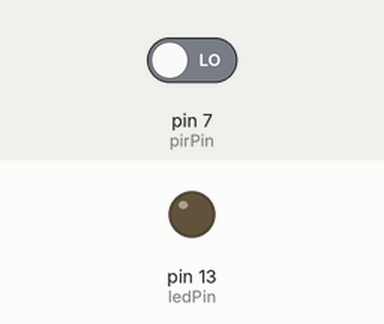
A sketch run on a simulated Arduino Uno, built for the host (arithmetic inside an expression is 32-bit, double 64-bit). Shown: output pins drawn as LEDs (lit = HIGH). The test bench sets the inputs (shaded band); at power-on: pin 7 (pirPin) LOW. WiFi joins after 1.5 s; servers stay silent unless stated; web services answer with replies made up by the test bench; pins used as bus, display or sensor lines are not drawn; what the sketch prints to the serial monitor is not drawn.

Above: at 13.7 s.
13.8 s: pin 7 (pirPin) driven HIGH
At 14.7 s:
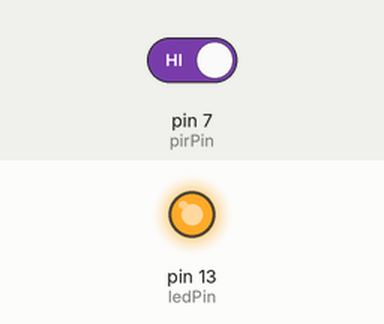
15.3 s: pin 7 (pirPin) driven LOW
At 15.9 s:
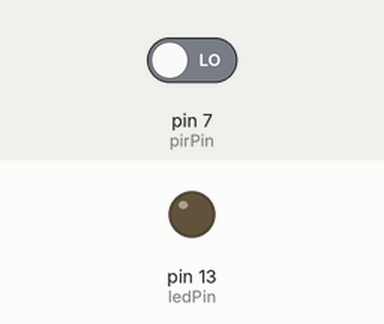
Timing chart, 0 to 18.3 s (numbered marks = the images above; inputs shaded):
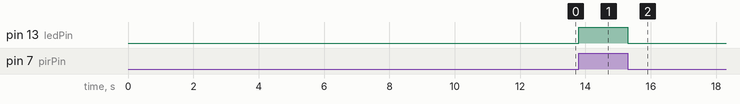

The sketch:

T1_GodzillaRoom_Lightsout_twitter.ino
```cpp
// (licence header left out)
 /////PUSHINGBOX Setup/////
#include <SPI.h>
#include <Ethernet.h>
byte mac[] = { 0x00, 0xAA, 0xBB, 0xCC, 0xDE, 0x19 };   // Be sure this address is unique in your network
//Your secret DevID from PushingBox.com. You can use multiple DevID  on multiple Pin if you want
#define DEVID1 "v6B989832F43952A"        //Scenario : "Lights on Baby!"
#define DEVID2 "v98C2317AB7D9236"        //Scenario : "Lights out Baby!"
// Debug mode
#define DEBUG true
char serverName[] = "api.pushingbox.com";
boolean pirPinState = false;
EthernetClient client;
//the time we give the sensor to calibrate (10-60 secs according to the datasheet)
int calibrationTime = 10;
//the time when the sensor outputs a low impulse
long unsigned int lowIn;
//the amount of milliseconds the sensor has to be low
//before we assume all motion has stopped
long unsigned int pause = 900000;///15 mins
boolean lockLow = true;
boolean takeLowTime;

int pirPin = 7;    //the digital pin connected to the PIR sensor's output
int powertail = 6; //Power Switch Tail for + connection
int ledPin = 13; //debug LED

///SETUP///

void setup(){
  Serial.begin(9600);
  pinMode(pirPin, INPUT);
  pinMode(ledPin, OUTPUT);
  pinMode(powertail, OUTPUT);
  digitalWrite(pirPin, LOW);
 if (Ethernet.begin(mac) == 0) {
    Serial.println("Failed to configure Ethernet using DHCP");
    // no point in carrying on, so do nothing forevermore:
    while(true);
  }
  else{
    Serial.println("Ethernet ready");
  }
  // give the Ethernet shield a second to initialize:
  delay(1000);
  //give the sensor some time to calibrate
    Serial.print("calibrating sensor ");
      for(int i = 0; i < calibrationTime; i++){
        Serial.print(".");
        delay(1000);
        }
    Serial.println(" done");
    Serial.println("SENSOR ACTIVE");
  }

///LOOP///

void loop(){

     if(digitalRead(pirPin) == HIGH){
       digitalWrite(ledPin, HIGH);   //the led visualizes the sensors output pin state
        //Sending request to PushingBox when the pin is HIGH
       if(lockLow){
         //makes sure we wait for a transition to LOW before any further output is made:
         lockLow = false;
         digitalWrite(6, HIGH); // Turn the Powertail on
         Serial.println("---");
         Serial.println("Switch ON");
         Serial.print("motion detected at ");
         Serial.print(millis()/1000);
         Serial.println(" sec");
        sendToPushingBox(DEVID1); //Send message to Pushingbox to Tweet about it
         delay(50);
         }
         takeLowTime = true;
       }

     if(digitalRead(pirPin) == LOW){
       digitalWrite(ledPin, LOW);  //the led visualizes the sensors output pin state

       if(takeLowTime){
        lowIn = millis();          //save the time of the transition from high to LOW
        takeLowTime = false;       //make sure this is only done at the start of a LOW phase
        }
       //if the sensor is low for more than the given pause,
       //we assume that no more motion is going to happen
       if(!lockLow && millis() - lowIn > pause){
           //makes sure this block of code is only executed again after
           //a new motion sequence has been detected
           lockLow = true;
           digitalWrite(6, LOW);
           Serial.print("motion ended at ");      //output
           Serial.print((millis() - pause)/1000);
           Serial.println(" sec");
         digitalWrite(6, LOW); // Turn the Powertail on
        sendToPushingBox(DEVID2);//Send message to Pushingbox to Tweet about it

           delay(50);
           }
       }
             // Listening for the pirPin state
      ////
      if (digitalRead(pirPin) == HIGH && pirPinState == false) // switch on pirPin is ON
      {
        if(DEBUG){Serial.println("pirPin is HIGH");}
        pirPinState = true;
        //Sending request to PushingBox when the pin is HIGHT

      }
       if (digitalRead(pirPin) == LOW && pirPinState == true) // switch on pirPin is OFF
      {
        if(DEBUG){Serial.println("pirPin is LOW");}
        pirPinState = false;
        //Sending request to PushingBox when the pin is LOW
        //sendToPushingBox(DEVID1);


      }
  }
  //Function for sending the request to PushingBox
void sendToPushingBox(String devid){
    if(DEBUG){Serial.println("connecting...");}

  if (client.connect(serverName, 80)) {
    if(DEBUG){Serial.println("connected");}

    if(DEBUG){Serial.println("sendind request");}
    client.print("GET /pushingbox?devid=");
    client.print(devid);
    client.println(" HTTP/1.1");
    client.print("Host: ");
    client.println(serverName);
    client.println("User-Agent: Arduino");
    client.println();
  }
  else {
    if(DEBUG){Serial.println("connection failed");}
  }

  // if there are incoming bytes available
  // from the server, read them and print them:
  if(DEBUG){
    if (client.available()) {
    char c = client.read();
    Serial.print(c);
    }
  }

    if(DEBUG){Serial.println();}
    if(DEBUG){Serial.println("disconnecting.");}
    client.stop();
}
```

Measured:
- after the input at 13.8 s, pin 13 (ledPin): LOW → HIGH at once
- after the input at 15.3 s, pin 13 (ledPin): HIGH → LOW at once
